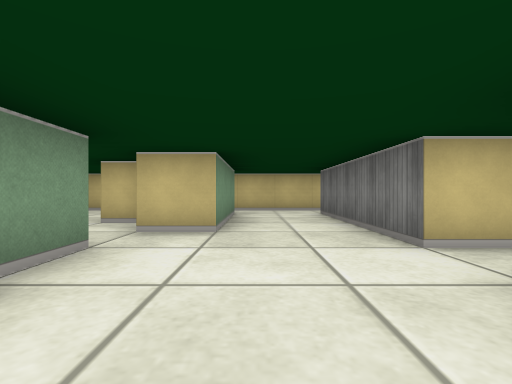
View 1 (above)

24 first-person views from a walk through a cub3D ray-caster map. The camera is about half as high as the walls, looks level and sees 85° across. The floor is counted in squares. Each view is taken from the middle of a square. On the plan, view 1 faces up. The plan holds only what a view shows up to about 9 squares ahead; the rest is blank.

View 2
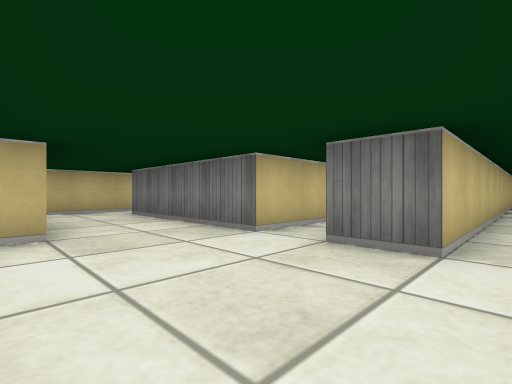

View 3
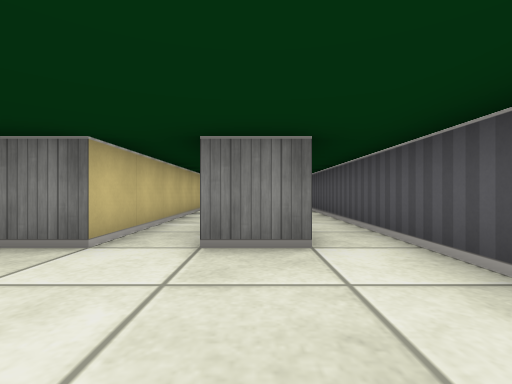

View 4
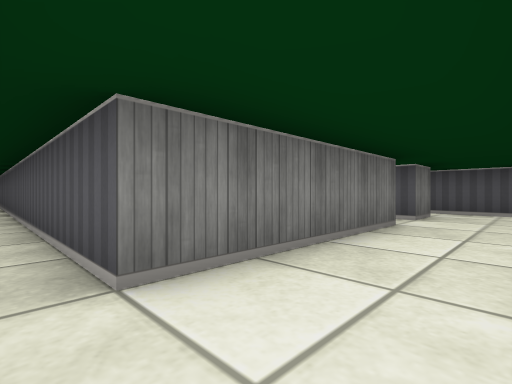

View 5
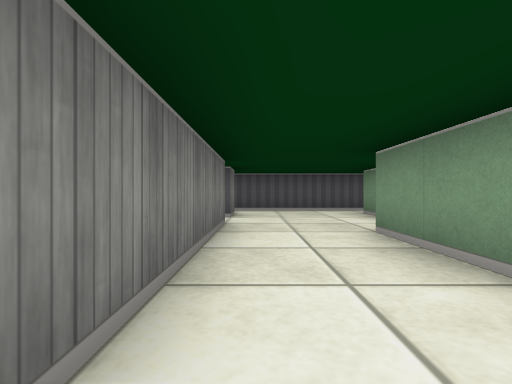

View 6
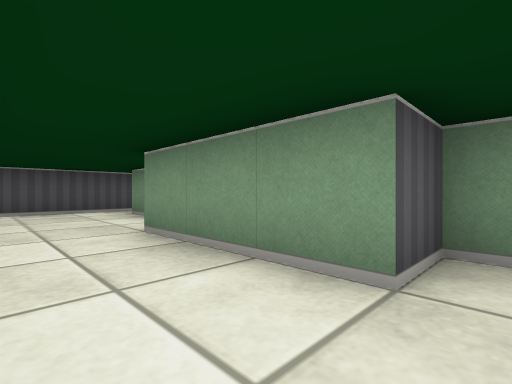

View 7
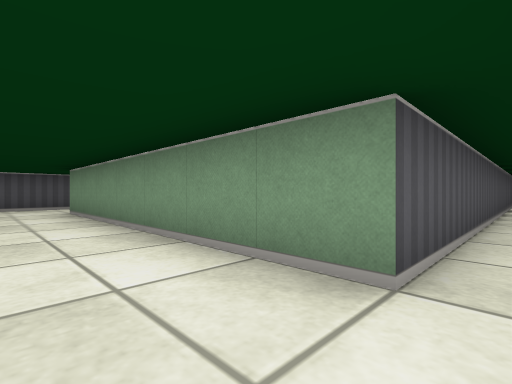

View 8
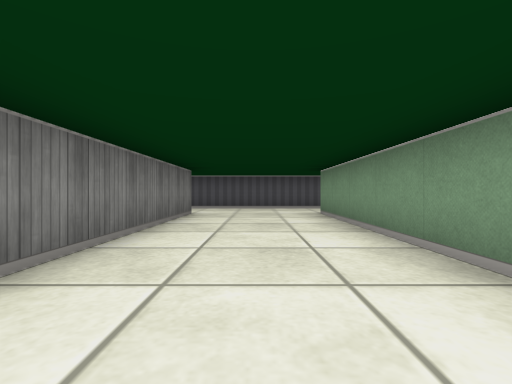

View 9
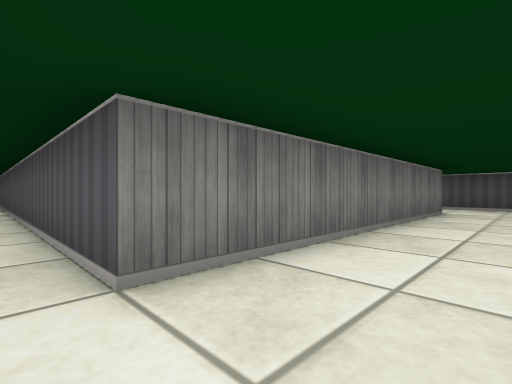

View 10
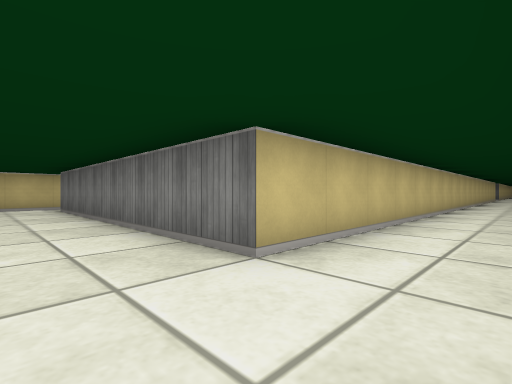

View 11
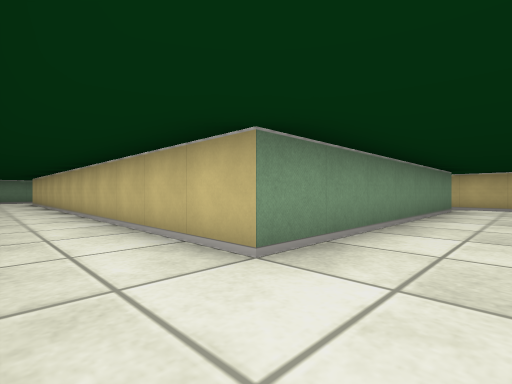

View 12
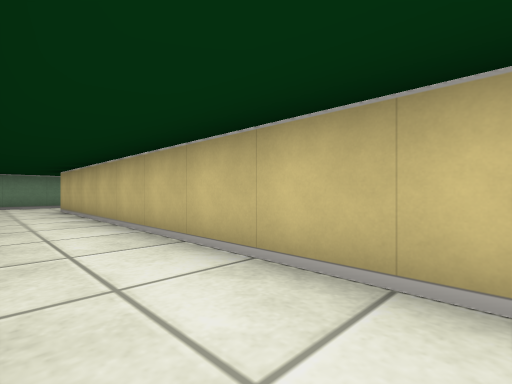

View 13
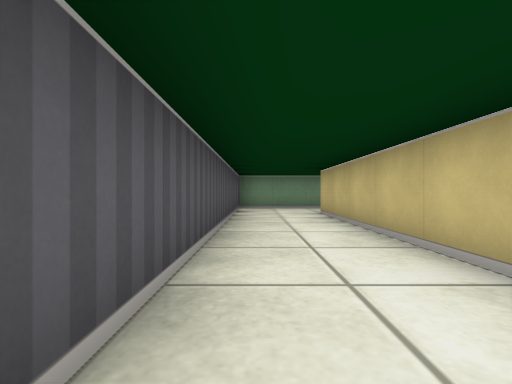

View 14
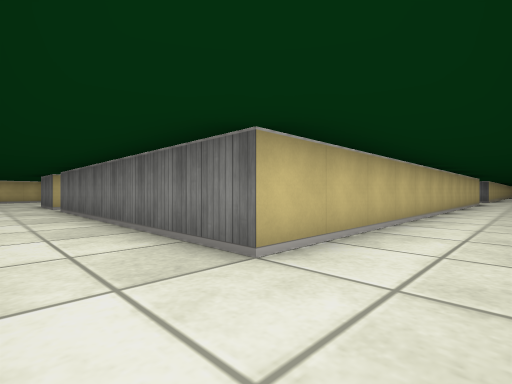

View 15
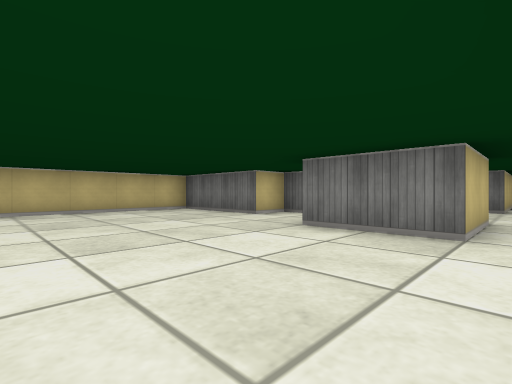

View 16
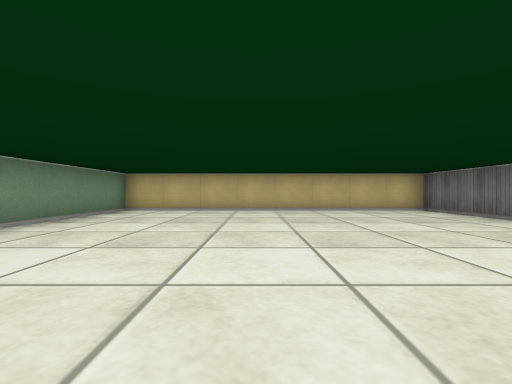

View 17
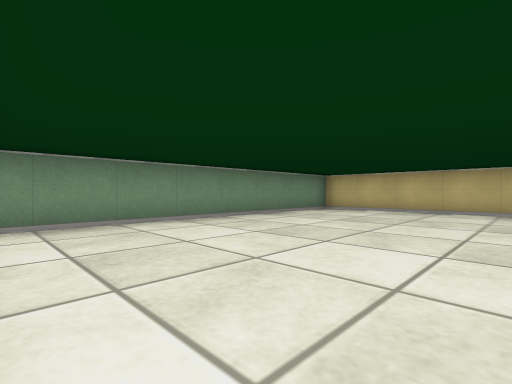

View 18
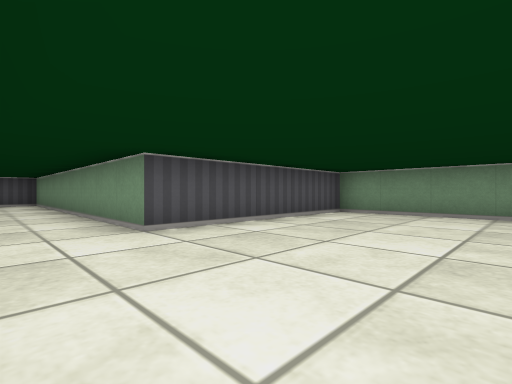

View 19
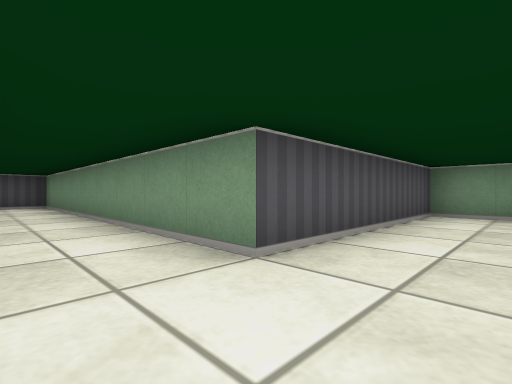

View 20
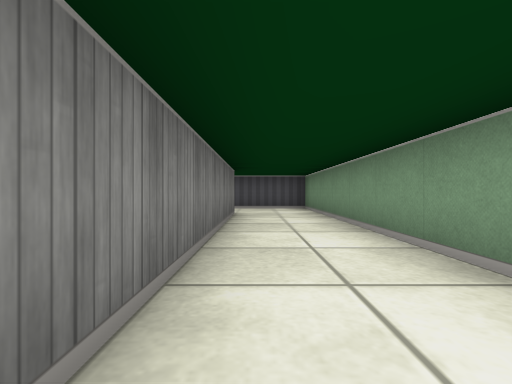

View 21
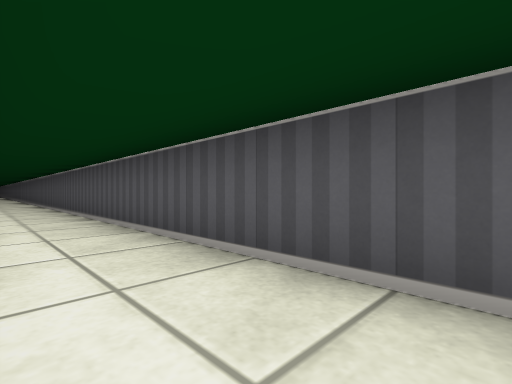

View 22
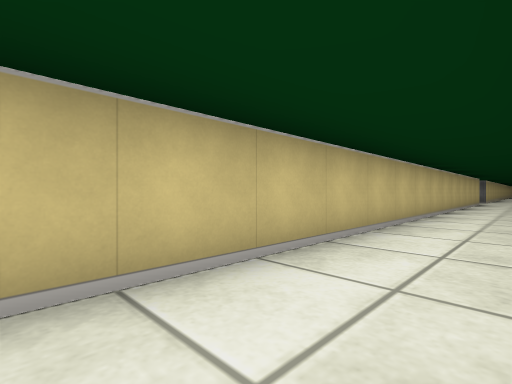

View 23
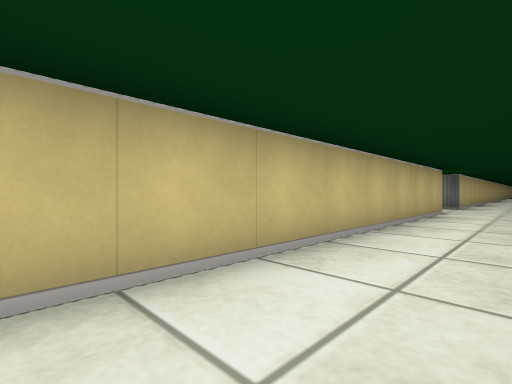

View 24
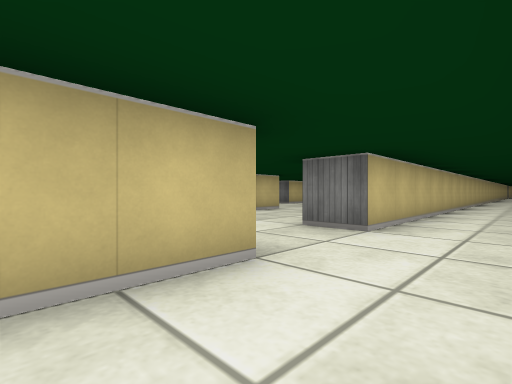

### Floor plan
Points are (right, up) in squares from view 1. A wall is a line through its corners. A room is listed if a view was taken in it or the views show most of it. See-through windows are left out.
Room 1 (views 1, 2, 3, 4, 5, 6)
walls: (8.6, 0.5) (1.5, 0.5) (1.5, 1.5); (6.4, 2.5) (1.5, 2.5) (1.5, 6.5) (11.4, 6.5); (1.9, 7.5) (-0.6, 7.5); (-1.5, 2.5) (-1.5, 0.5); (-2, -0.5) (8.5, -0.5); (-1.5, 7) (-1.5, 6.5) (-0.5, 6.5) (-0.5, 3.5) (-1.5, 3.5)
ways out: opening at (-2.5, 0) to room 2; opening at (-2, 3) to room 2; opening at (9, 0) to room 2
Room 2 (views 7, 8, 9, 10, 11, 12, 13, 14, 15, 16, 17, 18, 19, 20, 21, 22, 23, 24)
walls: (11.8, 0.5) (8.6, 0.5); (29.5, -7.5) (11.5, -7.5) (11.5, -0.5) (21.4, -0.5); (8.5, -0.5) (8.5, -7.5) (-3.5, -7.5) (-3.5, -0.5); (39.2, -7.5) (31.5, -7.5) (31.5, -6.5); (-1.5, 0.5) (-3.5, 0.5) (-3.5, 2.5); (-1.5, 3.9) (-1.5, 4.5) (-2.5, 4.5) (-2.5, 7.5) (-10.5, 7.5) (-10.5, -0.5) (-5.5, -0.5) (-5.5, -9.5) (12, -9.5)
ways out: opening at (-2.5, 0) to room 1; opening at (-2, 3) to room 1; opening at (9, 0) to room 1; opening at (30.5, -7)

Where each view was taken, in squares from view 1:
view 1: 0 up, 0 right, facing up
view 2: 0 up, 1 left, facing up-right
view 3: 1 up, 1 left, facing right
view 4: 7 up, 0 right, facing down-right
view 5: 7 up, 1 right, facing down
view 6: 7 up, 1 right, facing down-left
view 7: 0 up, 10 right, facing down-left
view 8: 1 down, 10 right, facing down
view 9: 0 up, 10 right, facing down-right
view 10: 9 down, 10 right, facing up-right
view 11: 9 down, 10 right, facing up-left
view 12: 9 down, 5 right, facing up-left
view 13: 9 down, 3 right, facing left
view 14: 9 down, 5 left, facing up-right
view 15: 0 up, 7 left, facing up-right
view 16: 0 up, 7 left, facing up
view 17: 0 up, 6 left, facing up-left
view 18: 3 up, 4 left, facing down-left
view 19: 1 up, 4 left, facing down-left
view 20: 1 down, 4 left, facing down
view 21: 8 down, 2 left, facing down-right
view 22: 9 down, 16 right, facing up-right
view 23: 9 down, 22 right, facing up-right
view 24: 9 down, 28 right, facing up-right
